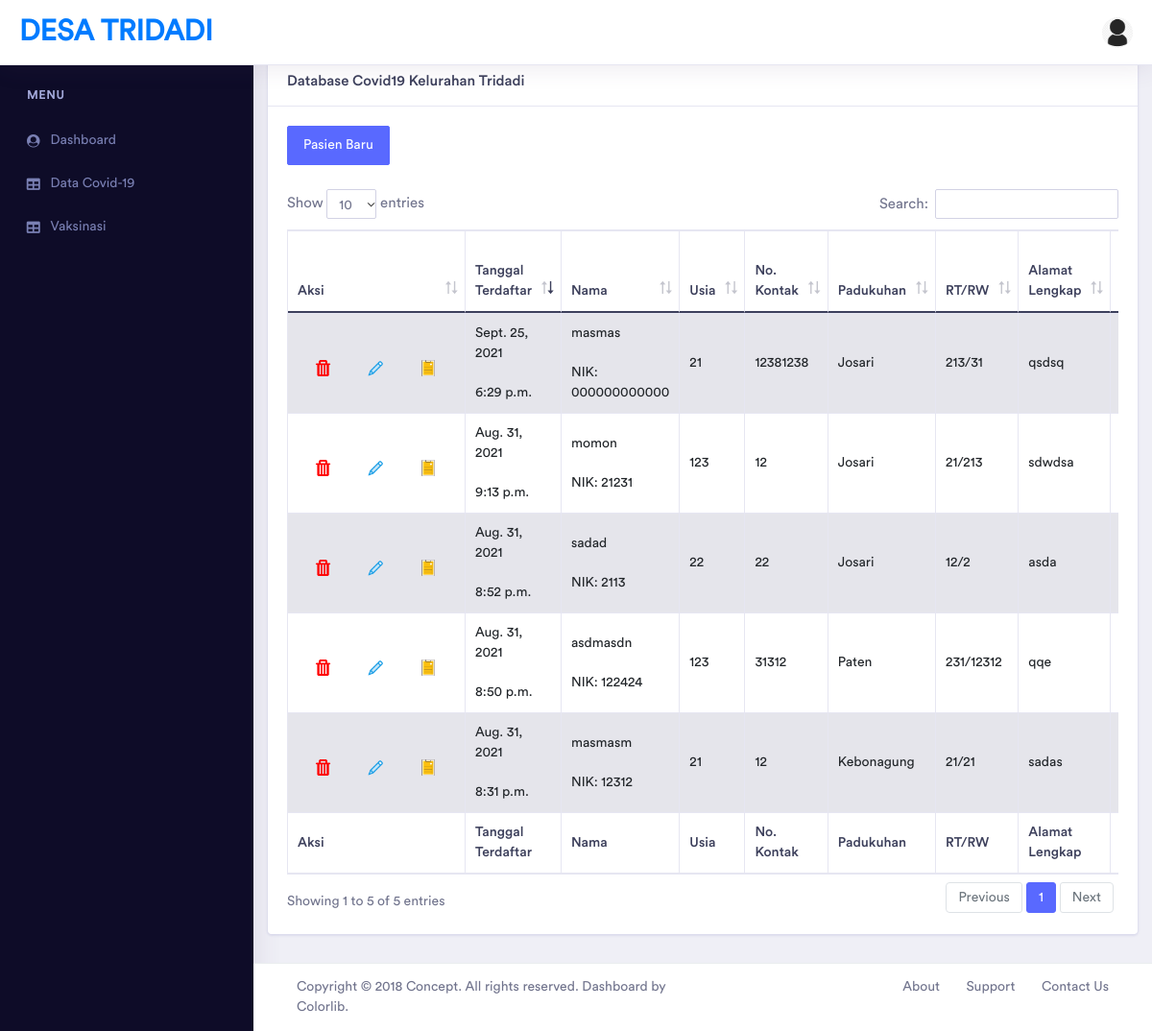
/database/ (signed in), run on the app's committed database.
### adminDashboard/models.py (models this page shows, shortened)
class Warga(models.Model):
    GENDER_CHOICES = (
        ('Laki-laki', 'Laki-laki'),
        ('Perempuan', 'Perempuan')
    )
    DUKUH_CHOICES = (
        ('Wadas', 'Wadas'),
        ('Paten', 'Paten'),
        ('Ngemplak Caban', 'Ngemplak Caban'),
        ('Pangukan', 'Pangukan'),
        ('Beteng', 'Beteng'),
        ('Pisangan', 'Pisangan'),
        ('Dukuh', 'Dukuh'),
        ('Beran Lor', 'Beran Lor'),
        ('Josari', 'Josari'),
        ('Drono', 'Drono'),
        ('Beran Kidul', 'Beran Kidul'),
        ('Kebonagung', 'Kebonagung'),
        ('Jaban', 'Jaban'),
        ('Denggung', 'Denggung'),
        ('Bangunrejo', 'Bangunrejo')
    )
    STATUS_CHOICES = (
        ('Konfirmasi', 'Konfirmasi'),
        ('Isolasi Mandiri', 'Isolasi Mandiri'),
        ('Dirawat', 'Dirawat'),
        ('Sembuh', 'Sembuh'),
        ('Meninggal', 'Meninggal')
    )
    nik = models.CharField(max_length=40)
    nama = models.CharField(max_length=40)
    jenis_kelamin = models.CharField(choices=GENDER_CHOICES, max_length=10)
    tanggal_lahir = models.DateField()
    usia = models.IntegerField(null=True)
    no_kontak = models.CharField(max_length=40)
    padukuhan = models.CharField(choices=DUKUH_CHOICES, max_length=20)
    rt = models.IntegerField()
    rw = models.IntegerField()
    alamat = models.TextField(max_length=100)
    tanggal_penanganan = models.DateField(default=date.today)
    tanggal_input = models.DateField(default=date.today)
    waktu_input = models.TimeField(auto_now_add=True)
    status = models.CharField(choices=STATUS_CHOICES, default='Konfirmasi', max_length=25)
    faskes_awal = models.CharField(max_length=25, default='Puskesmas Sleman')
    Rujukan = models.CharField(max_length=50, blank=True, default=" ")
    last_update = models.DateField(auto_now=True)
    last_update_time = models.TimeField(auto_now=True)

### adminDashboard/views.py (the view)
# urls.py: path('database/', views.database, name='database'),
@login_required
def database(request):
    warga = Warga.objects.all()
    penanganan = Penanganan.objects.all()
    context = {
        'warga': warga,
        'penanganan': penanganan
    }
    return render(request, 'adminDashboard/database.html', context)

### adminDashboard/templates/adminDashboard/database.html (shortened to what this page needs)
{% extends "adminDashboard/base.html" %}
{% load static %}
{% block content %}
<div class="col-xl-12 col-lg-12 col-md-12 col-sm-12 col-12">
    <div class="card">
        <div class="card-header">
            <h5 class="mb-0">Database Covid19 Kelurahan Tridadi</h5>
        </div>
        <div class="card-body">
            <a href="{% url 'data_form' %}">
                <button style="margin-bottom:25px;" class="btn btn-space btn-primary">Pasien
                    Baru
                </button>
            </a>
            <div class="table-responsive">
                <table id="example" class="table table-striped table-bordered second" style="width:100%">
                    <thead>
                    <tr>
                        <th>Aksi</th>
                        <th>Tanggal Terdaftar</th>
                        <th>Nama</th>
                        <th>Usia</th>
                        <th>No. Kontak</th>
                        <th>Padukuhan</th>
                        <th>RT/RW</th>
                        <th>Alamat Lengkap</th>
                        <th>Status</th>
                    </tr>
                    </thead>
                    <tbody>
                    {% for warga in warga %}
                    <tr>
                        <td>
                            <table style="border-spacing:1px;">
                                <tr style="border:none;background-color:transparent;">
                                    <th style="border:none;background-color:transparent;">
                                        <a href="#" class="connection-item" data-toggle="modal"
                                           data-target="#deleteModal{{warga.id}}"><img
                                                style="width:17px;height:auto;"
                                                src="{% static 'assets/images/trash.png' %}"
                                                alt=""></a>
                                    </th>
                                    <th style="border:none;background-color:transparent;">
                                        <a href="{% url 'update_data' warga.id %}" class="connection-item"><img style="width:20px;height:auto;"
                                                                                 src="{% static 'assets/images/edit.png' %}"
                                                                                 alt=""></a>
                                    </th>
                                    <th style="border:none;background-color:transparent;">
                                        <a href="{% url 'penanganan' warga.id %}" class="connection-item"><img style="width:19px;height:auto;"
                                                                                 src="{% static 'assets/images/penanganan.png' %}"
                                                                                 alt=""></a>
                                    </th>
                                </tr>
                            </table>
                        </td>
                        <td>
                            <p>{{warga.tanggal_input}}</p>
                            <p>{{warga.waktu_input}}</p>
                        </td>
                        <td>
                            <p>{{warga.nama}}</p>
                            <p>NIK: {{warga.nik}}</p>
                        </td>
                        <td>{{warga.usia}}</td>
                        <td>{{warga.no_kontak}}</td>
                        <td>{{warga.padukuhan}}</td>
                        <td>{{warga.rt}}/{{warga.rw}}</td>
                        <td>{{warga.alamat}}</td>
                        <td>
                        </td>
                    </tr>
                    {% endfor %}
                    </tbody>
                    <tfoot>
                    <tr>
                        <th>Aksi</th>
                        <th>Tanggal Terdaftar</th>
                        <th>Nama</th>
                        <th>Usia</th>
                        <th>No. Kontak</th>
                        <th>Padukuhan</th>
                        <th>RT/RW</th>
                        <th>Alamat Lengkap</th>
                        <th>Status</th>
                    </tr>
                    </tfoot>
                </table>
            </div>
        </div>
    </div>
</div>
{% endblock content %}

### adminDashboard/templates/adminDashboard/base.html (shortened to what this page needs)
{% load static %}
<!doctype html>
<html lang="en">
<head>
    <link href="https://cdn.jsdelivr.net/npm/bootstrap@5.1.0/dist/css/bootstrap.min.css" rel="stylesheet"
>
    <link rel="stylesheet" href="{% static 'assets/vendor/bootstrap/css/bootstrap.min.css' %}">
    <link href="{% static 'assets/vendor/fonts/circular-std/style.css' %}" rel="stylesheet">
    <link rel="stylesheet" href="{% static 'assets/libs/css/style.css' %}">
    <link rel="stylesheet" href="{% static 'assets/vendor/fonts/fontawesome/css/fontawesome-all.css' %}">
    <link rel="stylesheet" href="{% static 'assets/vendor/charts/chartist-bundle/chartist.css' %}">
    <link rel="stylesheet" href="{% static 'assets/vendor/charts/morris-bundle/morris.css' %}">
    <link rel="stylesheet"
          href="{% static 'assets/vendor/fonts/material-design-iconic-font/css/materialdesignicons.min.css' %}">
    <link rel="stylesheet" href="{% static 'assets/vendor/charts/c3charts/c3.css' %}">
    <link rel="stylesheet" href="{% static 'assets/vendor/fonts/flag-icon-css/flag-icon.min.css' %}">
    <link rel="stylesheet" type="text/css" href="{% static 'assets/vendor/datatables/css/dataTables.bootstrap4.css' %}">
    <link rel="stylesheet" type="text/css" href="{% static 'assets/vendor/datatables/css/buttons.bootstrap4.css' %}">
    <link rel="stylesheet" type="text/css" href="{% static 'assets/vendor/datatables/css/select.bootstrap4.css' %}">
    <link rel="stylesheet" type="text/css"
          href="{% static 'assets/vendor/datatables/css/fixedHeader.bootstrap4.css' %}">
</head>
<body>
<div class="dashboard-main-wrapper">
    <div class="dashboard-header">
        <nav class="navbar navbar-expand-lg bg-white fixed-top">
            <a class="navbar-brand" href="{% url 'admindashboard' %}">Desa Tridadi</a>
            <div class="collapse navbar-collapse " id="navbarSupportedContent">
                <ul class="navbar-nav ml-auto navbar-right-top">
                    <li class="nav-item dropdown nav-user">
                        <a class="nav-link nav-user-img" href="#" id="navbarDropdownMenuLink2" data-toggle="dropdown"
                           aria-haspopup="true" aria-expanded="false"><img
                                src="{% static 'assets/images/avatar.png' %}" alt=""
                                class="user-avatar-md rounded-circle"></a>
                    </li>
                </ul>
            </div>
        </nav>
    </div>
    <div class="nav-left-sidebar sidebar-dark">
        <div class="menu-list">
            <nav class="navbar navbar-expand-lg navbar-light">
                <div class="collapse navbar-collapse" id="navbarNav">
                    <ul class="navbar-nav flex-column">
                        <li class="nav-divider">
                            Menu
                        </li>
                        <li class="nav-item ">
                            <a class="nav-link" href="{% url 'admindashboard' %}" aria-expanded="false"><i
                                    class="fa fa-fw fa-user-circle"></i>Dashboard </a>
                        </li>
                        <li class="nav-item">
                            <a class="nav-link" href="{% url 'database' %}"><i class="fas fa-fw fa-table"></i>Data Covid-19</a>
                        </li>
                        <li class="nav-item">
                            <a class="nav-link" href="{% url 'vaksinasi' %}"><i class="fas fa-fw fa-table"></i>Vaksinasi</a>
                        </li>
                    </ul>
                </div>
            </nav>
        </div>
    </div>
    <div class="dashboard-wrapper">
        {% block content %}
        {% endblock content %}
        <div class="footer">
            <div class="container-fluid">
                <div class="row">
                    <div class="col-xl-6 col-lg-6 col-md-6 col-sm-12 col-12">
                        Copyright © 2018 Concept. All rights reserved. Dashboard by <a href="https://colorlib.com/wp/">Colorlib</a>.
                    </div>
                    <div class="col-xl-6 col-lg-6 col-md-6 col-sm-12 col-12">
                        <div class="text-md-right footer-links d-none d-sm-block">
                            <a href="javascript: void(0);">About</a>
                            <a href="javascript: void(0);">Support</a>
                            <a href="javascript: void(0);">Contact Us</a>
                        </div>
                    </div>
                </div>
            </div>
        </div>
    </div>
</div>
</body>
</html>

### data on the page
Warga: tanggal_input "Aug. 31, 2021", waktu_input "8:31 p.m.", nama "masmasm", nik "12312", usia "21", no_kontak "12", padukuhan "Kebonagung", rt "21", rw "21", alamat "sadas"
Warga: tanggal_input "Aug. 31, 2021", waktu_input "8:50 p.m.", nama "asdmasdn", nik "122424", usia "123", no_kontak "31312", padukuhan "Paten", rt "231", rw "12312", alamat "qqe"
Warga: tanggal_input "Aug. 31, 2021", waktu_input "8:52 p.m.", nama "sadad", nik "2113", usia "22", no_kontak "22", padukuhan "Josari", rt "12", rw "2", alamat "asda"
Warga: tanggal_input "Aug. 31, 2021", waktu_input "9:13 p.m.", nama "momon", nik "21231", usia "123", no_kontak "12", padukuhan "Josari", rt "21", rw "213", alamat "sdwdsa"
Warga: tanggal_input "Sept. 25, 2021", waktu_input "6:29 p.m.", nama "masmas", nik "000000000000", usia "21", no_kontak "12381238", padukuhan "Josari", rt "213", rw "31", alamat "qsdsq"
